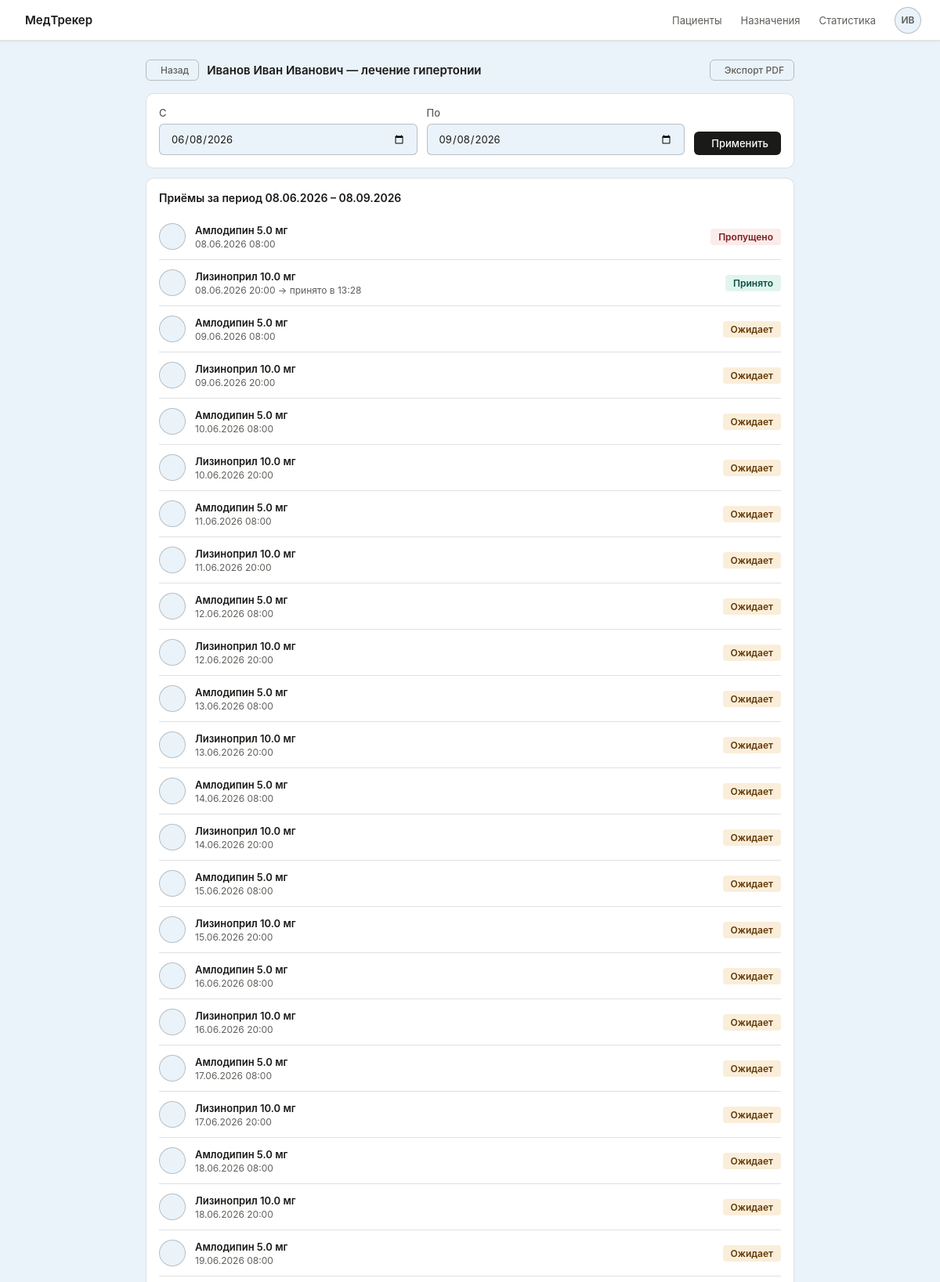
The app's page /doctor/courses/2/history (signed in, upper part) with its own data.
### app/models/models.py (models this page shows, shortened)
class User(UserMixin, db.Model):
    __tablename__ = 'user'
    id = db.Column(db.Integer, primary_key=True, autoincrement=True)
    username = db.Column(db.String(50), nullable=False, unique=True)
    email = db.Column(db.String(100), nullable=False, unique=True)
    password_hash = db.Column(db.String(255), nullable=False)
    role = db.Column(db.String(10), nullable=False)
    full_name = db.Column(db.String(100), nullable=False)
    created_at = db.Column(db.DateTime, default=datetime.utcnow, nullable=False)
    assigned_courses = db.relationship(
        'Course',
        foreign_keys='Course.doctor_id',
        backref=db.backref('doctor', lazy='joined'),
        lazy='dynamic'
    )
    patient_courses = db.relationship(
        'Course',
        foreign_keys='Course.patient_id',
        backref=db.backref('patient', lazy='joined'),
        lazy='dynamic'
    )
    intake_logs = db.relationship('IntakeLog', backref='patient_user', lazy='dynamic')
    def is_doctor(self):
        return self.role == 'doctor'
    def is_patient(self):
        return self.role == 'patient'

class Course(db.Model):
    __tablename__ = 'course'
    id = db.Column(db.Integer, primary_key=True, autoincrement=True)
    doctor_id = db.Column(
        db.Integer,
        db.ForeignKey('user.id', ondelete='SET NULL'),
        nullable=True
    )
    patient_id = db.Column(
        db.Integer,
        db.ForeignKey('user.id', ondelete='CASCADE'),
        nullable=False
    )
    title = db.Column(db.String(150), nullable=False)
    start_date = db.Column(db.Date, nullable=False)
    end_date = db.Column(db.Date, nullable=False)
    status = db.Column(db.String(20), nullable=False, default='active')
    goal = db.Column(db.Text, nullable=True)
    doctor_comment = db.Column(db.Text, nullable=True)
    created_at = db.Column(db.DateTime, default=datetime.utcnow, nullable=False)
    items = db.relationship(
        'CourseItem',
        backref='course',
        lazy='dynamic',
        cascade='all, delete-orphan'
    )

class IntakeLog(db.Model):
    __tablename__ = 'intake_log'
    id = db.Column(db.Integer, primary_key=True, autoincrement=True)
    course_item_id = db.Column(
        db.Integer,
        db.ForeignKey('course_item.id', ondelete='CASCADE'),
        nullable=False
    )
    patient_id = db.Column(
        db.Integer,
        db.ForeignKey('user.id'),
        nullable=False
    )
    scheduled_at = db.Column(db.DateTime, nullable=False)
    taken_at = db.Column(db.DateTime, nullable=True)
    status = db.Column(
        db.String(20),
        nullable=False,
        default='pending'
    )
    note = db.Column(db.Text, nullable=True)

class Medicine(db.Model):
    __tablename__ = 'medicine'
    id = db.Column(db.Integer, primary_key=True, autoincrement=True)
    name = db.Column(db.String(100), nullable=False)
    dosage_form = db.Column(db.String(50), nullable=True)
    description = db.Column(db.Text, nullable=True)
    course_items = db.relationship('CourseItem', backref='medicine', lazy='dynamic')

class CourseItem(db.Model):
    __tablename__ = 'course_item'
    id = db.Column(db.Integer, primary_key=True, autoincrement=True)
    course_id = db.Column(
        db.Integer,
        db.ForeignKey('course.id', ondelete='CASCADE'),
        nullable=False
    )
    medicine_id = db.Column(
        db.Integer,
        db.ForeignKey('medicine.id'),
        nullable=False
    )
    dosage = db.Column(db.Float, nullable=False)
    unit = db.Column(db.String(20), nullable=False)
    schedule_times = db.Column(db.Text, nullable=False)
    days_of_week = db.Column(db.Text, nullable=False)
    intake_logs = db.relationship(
        'IntakeLog',
        backref='course_item',
        lazy='dynamic',
        cascade='all, delete-orphan'
    )
    prescription_photo = db.relationship(
        'PrescriptionPhoto',
        backref='course_item',
        uselist=False,
        cascade='all, delete-orphan'
    )

### app/routes/doctor.py (the view)
@doctor_bp.route('/courses/<int:course_id>/history')
@login_required
@doctor_required
def course_history(course_id):
    course = Course.query.get_or_404(course_id)
    if course.doctor_id != current_user.id:
        abort(403)
    date_from_str = request.args.get('date_from', course.start_date.isoformat())
    date_to_str = request.args.get('date_to', date.today().isoformat())
    try:
        date_from = date.fromisoformat(date_from_str)
        date_to = date.fromisoformat(date_to_str)
    except ValueError:
        date_from = course.start_date
        date_to = date.today()
    logs = (IntakeLog.query
            .join(CourseItem)
            .filter(
                CourseItem.course_id == course_id,
                IntakeLog.scheduled_at >= datetime.combine(date_from, datetime.min.time()),
                IntakeLog.scheduled_at <= datetime.combine(date_to, datetime.max.time())
            )
            .order_by(IntakeLog.scheduled_at)
            .all())
    return render_template('doctor/course_history.html',
                           course=course,
                           logs=logs,
                           date_from=date_from,
                           date_to=date_to)

### app/routes/doctor.py (called while the page is built)
def doctor_required(f):
    from functools import wraps
    @wraps(f)
    def decorated(*args, **kwargs):
        if not current_user.is_authenticated or not current_user.is_doctor():
            abort(403)
        return f(*args, **kwargs)
    return decorated

### app/templates/doctor/course_history.html (shortened to what this page needs)
{% extends "shared/base.html" %}
{% block content %}
<div class="page-wrapper">
  <div style="display:flex;align-items:center;justify-content:space-between;margin-bottom:16px">
    <div style="display:flex;align-items:center;gap:10px">
      <a href="{{ url_for('doctor.patient_card', patient_id=course.patient_id) }}"
         class="btn btn-secondary btn-sm"> Назад</a>
      <span style="font-size:15px;font-weight:600">
        {{ course.patient.full_name }} — {{ course.title }}
      </span>
    </div>
    <div style="display:flex;gap:8px">
      <a href="{{ url_for('doctor.export_pdf', course_id=course.id) }}"
         class="btn btn-secondary btn-sm"> Экспорт PDF</a>
    </div>
  </div>
  <div class="card">
    <form method="GET" style="display:flex;gap:12px;align-items:flex-end">
      <div class="form-group" style="margin:0;flex:1">
        <label class="form-label">С</label>
        <input class="form-control" type="date" name="date_from"
               value="{{ date_from.isoformat() }}">
      </div>
      <div class="form-group" style="margin:0;flex:1">
        <label class="form-label">По</label>
        <input class="form-control" type="date" name="date_to"
               value="{{ date_to.isoformat() }}">
      </div>
      <button type="submit" class="btn btn-primary">
         Применить
      </button>
    </form>
  </div>
  <div class="card">
    <div class="card-title">
      Приёмы за период {{ date_from.strftime('%d.%m.%Y') }} – {{ date_to.strftime('%d.%m.%Y') }}
    </div>
    {% if logs %}
      {% for log in logs %}
      <div class="list-row">
        <div class="list-row-left">
          <div class="icon-circle"></div>
          <div>
            <div class="row-title">
              {{ log.course_item.medicine.name }} {{ log.course_item.dosage }} {{ log.course_item.unit }}
            </div>
            <div class="row-sub">
              {{ log.scheduled_at.strftime('%d.%m.%Y %H:%M') }}
              {% if log.taken_at %} → принято в {{ log.taken_at.strftime('%H:%M') }}{% endif %}
            </div>
          </div>
        </div>
        <div class="list-row-right">
          {% if log.status == 'taken' %}
            <span class="tag tag-ok">Принято</span>
          {% elif log.status in ('missed', 'skipped') %}
            <span class="tag tag-bad">Пропущено</span>
          {% else %}
            <span class="tag tag-warn">Ожидает</span>
          {% endif %}
        </div>
      </div>
      {% endfor %}
    {% else %}
      <div class="empty-state">
        <i class="ti ti-calendar"></i>
        <p>Нет записей за выбранный период</p>
      </div>
    {% endif %}
  </div>
</div>
{% endblock %}

### app/templates/shared/base.html (shortened to what this page needs)
<!DOCTYPE html>
<html lang="ru">
<head>
<link rel="stylesheet" href="https://cdn.jsdelivr.net/npm/@tabler/icons-webfont@2.44.0/tabler-icons.min.css">
<link rel="stylesheet" href="{{ url_for('static', filename='css/main.css') }}">
</head>
<body>
{% if current_user.is_authenticated %}
<nav class="navbar">
  <a class="navbar-brand" href="{{ url_for('auth.index') }}">
    МедТрекер
  </a>
  <div class="navbar-nav">
    {% if current_user.is_patient() %}
      <a class="nav-link {% if request.blueprint == 'patient' and 'dashboard' in request.endpoint %}active{% endif %}"
         href="{{ url_for('patient.dashboard') }}">Мои курсы</a>
      <a class="nav-link {% if 'diary' in request.endpoint %}active{% endif %}"
         href="{{ url_for('patient.diary') }}">Дневник</a>
      <a class="nav-link {% if 'statistics' in request.endpoint %}active{% endif %}"
         href="{{ url_for('patient.statistics') }}">Статистика</a>
    {% else %}
      <a class="nav-link {% if 'dashboard' in request.endpoint %}active{% endif %}"
         href="{{ url_for('doctor.dashboard') }}">Пациенты</a>
      <a class="nav-link {% if 'assign' in request.endpoint %}active{% endif %}"
         href="{{ url_for('doctor.assign_course') }}">Назначения</a>
      <a class="nav-link {% if 'statistics' in request.endpoint %}active{% endif %}"
         href="{{ url_for('doctor.statistics') }}">Статистика</a>
    {% endif %}
    <div style="position:relative">
      <a class="avatar-btn" href="{{ url_for('auth.logout') }}" title="Выйти из системы">
        {{ current_user.full_name[:2].upper() }}
      </a>
    </div>
  </div>
</nav>
{% endif %}
<div id="pageContent">
{% block content %}{% endblock %}
</div>
</body>
</html>

### app/static/css/main.css (style rules this page uses)
:root { --color-bg-primary: #ffffff; --color-bg-secondary: #eaf3f9; --color-bg-tertiary: #eeede9; --color-text-primary: #1a1a18; --color-text-secondary:#5f5e5a; --color-text-tertiary: #9c9a92; --color-border-light: rgba(0,0,0,0.12); --color-border-mid: rgba(0,0,0,0.22); --color-border-strong: rgba(0,0,0,0.35); --color-ok-bg: #E1F5EE; --color-ok-text: #085041; --color-warn-bg: #FAEEDA; --color-warn-text:#633806; --color-bad-bg: #FCEBEB; --color-bad-text: #791F1F; --color-info-bg: #EEF2FF; --color-info-text:#3730A3; --color-info-border:#C7D2FE; --radius-sm: 6px; --radius-md: 8px; --radius-lg: 10px; --shadow-sm: 0 1px 3px rgba(0,0,0,0.07); }
*, *::before, *::after { box-sizing: border-box; margin: 0; padding: 0; }
body { font-family: -apple-system, BlinkMacSystemFont, 'Segoe UI', Roboto, sans-serif; background: var(--color-bg-secondary); color: var(--color-text-primary); font-size: 14px; min-height: 100vh; }
a { color: inherit; text-decoration: none; }
button { cursor: pointer; font-family: inherit; }
.navbar { background: var(--color-bg-primary); border-bottom: 0.5px solid var(--color-border-light); padding: 0 24px; height: 52px; display: flex; align-items: center; justify-content: space-between; position: sticky; top: 0; z-index: 100; box-shadow: var(--shadow-sm); }
.navbar-brand { display: flex; align-items: center; gap: 8px; font-size: 15px; font-weight: 600; color: var(--color-text-primary); }
.navbar-nav { display: flex; align-items: center; gap: 24px; }
.nav-link { font-size: 13px; color: var(--color-text-secondary); transition: color .15s; }
.avatar-btn { width: 34px; height: 34px; border-radius: 50%; background: var(--color-bg-secondary); border: 0.5px solid var(--color-border-mid); display: flex; align-items: center; justify-content: center; font-size: 12px; font-weight: 600; color: var(--color-text-secondary); cursor: pointer; position: relative; }
.page-wrapper { max-width: 860px; margin: 0 auto; padding: 24px 16px 48px; }
.card { background: var(--color-bg-primary); border: 0.5px solid var(--color-border-light); border-radius: var(--radius-lg); padding: 16px; margin-bottom: 12px; }
.card-title { font-size: 14px; font-weight: 600; color: var(--color-text-primary); margin-bottom: 12px; }
.list-row { display: flex; align-items: center; justify-content: space-between; padding: 12px 0; border-bottom: 0.5px solid var(--color-border-light); gap: 10px; }
.list-row-left { display: flex; align-items: center; gap: 12px; flex: 1; min-width: 0; }
.list-row-right { display: flex; align-items: center; gap: 8px; flex-shrink: 0; }
.row-title { font-size: 13px; font-weight: 600; }
.row-sub { font-size: 12px; color: var(--color-text-secondary); margin-top: 2px; }
.icon-circle { width: 34px; height: 34px; border-radius: 50%; background: var(--color-bg-secondary); border: 0.5px solid var(--color-border-mid); display: flex; align-items: center; justify-content: center; flex-shrink: 0; font-size: 12px; font-weight: 600; color: var(--color-text-secondary); }
.tag { display: inline-flex; align-items: center; border-radius: 4px; padding: 3px 10px; font-size: 12px; font-weight: 600; white-space: nowrap; }
.tag-ok { background: var(--color-ok-bg); color: var(--color-ok-text); }
.tag-warn { background: var(--color-warn-bg); color: var(--color-warn-text); }
.tag-bad { background: var(--color-bad-bg); color: var(--color-bad-text); }
.btn { display: inline-flex; align-items: center; gap: 6px; border-radius: var(--radius-sm); font-size: 13px; font-weight: 500; padding: 7px 16px; cursor: pointer; white-space: nowrap; transition: opacity .15s; border: none; }
.btn-primary { background: var(--color-text-primary); color: var(--color-bg-primary); }
.btn-secondary { background: transparent; color: var(--color-text-secondary); border: 0.5px solid var(--color-border-mid) !important; }
.btn-sm { padding: 5px 12px; font-size: 12px; }
.form-group { margin-bottom: 14px; }
.form-label { display: block; font-size: 13px; font-weight: 500; color: var(--color-text-secondary); margin-bottom: 6px; }
.form-control { width: 100%; background: var(--color-bg-secondary); border: 0.5px solid var(--color-border-mid); border-radius: var(--radius-sm); padding: 10px 14px; font-size: 13px; color: var(--color-text-primary); font-family: inherit; transition: border-color .15s; outline: none; }
.form-control::placeholder { color: var(--color-text-tertiary); }

### records on screen
User: full_name "ИВ"
User: patient.full_name "Иванов Иван Иванович"
Course: title "лечение гипертонии"
IntakeLog: course_item.medicine.name "Амлодипин", course_item.dosage "5.0", course_item.unit "мг", scheduled_at "08.06.2026 08:00", status "Пропущено"
IntakeLog: course_item.medicine.name "Лизиноприл", course_item.dosage "10.0", course_item.unit "мг", scheduled_at "08.06.2026 20:00", taken_at "13:28", status "Принято"
IntakeLog: course_item.medicine.name "Амлодипин", course_item.dosage "5.0", course_item.unit "мг", scheduled_at "09.06.2026 08:00", status "Ожидает"
IntakeLog: course_item.medicine.name "Лизиноприл", course_item.dosage "10.0", course_item.unit "мг", scheduled_at "09.06.2026 20:00", status "Ожидает"
IntakeLog: course_item.medicine.name "Амлодипин", course_item.dosage "5.0", course_item.unit "мг", scheduled_at "10.06.2026 08:00", status "Ожидает"
IntakeLog: course_item.medicine.name "Лизиноприл", course_item.dosage "10.0", course_item.unit "мг", scheduled_at "10.06.2026 20:00", status "Ожидает"
IntakeLog: course_item.medicine.name "Амлодипин", course_item.dosage "5.0", course_item.unit "мг", scheduled_at "11.06.2026 08:00", status "Ожидает"
IntakeLog: course_item.medicine.name "Лизиноприл", course_item.dosage "10.0", course_item.unit "мг", scheduled_at "11.06.2026 20:00", status "Ожидает"
IntakeLog: course_item.medicine.name "Амлодипин", course_item.dosage "5.0", course_item.unit "мг", scheduled_at "12.06.2026 08:00", status "Ожидает"
IntakeLog: course_item.medicine.name "Лизиноприл", course_item.dosage "10.0", course_item.unit "мг", scheduled_at "12.06.2026 20:00", status "Ожидает"
IntakeLog: course_item.medicine.name "Амлодипин", course_item.dosage "5.0", course_item.unit "мг", scheduled_at "13.06.2026 08:00", status "Ожидает"
IntakeLog: course_item.medicine.name "Лизиноприл", course_item.dosage "10.0", course_item.unit "мг", scheduled_at "13.06.2026 20:00", status "Ожидает"
IntakeLog: course_item.medicine.name "Амлодипин", course_item.dosage "5.0", course_item.unit "мг", scheduled_at "14.06.2026 08:00", status "Ожидает"
IntakeLog: course_item.medicine.name "Лизиноприл", course_item.dosage "10.0", course_item.unit "мг", scheduled_at "14.06.2026 20:00", status "Ожидает"
IntakeLog: course_item.medicine.name "Амлодипин", course_item.dosage "5.0", course_item.unit "мг", scheduled_at "15.06.2026 08:00", status "Ожидает"
IntakeLog: course_item.medicine.name "Лизиноприл", course_item.dosage "10.0", course_item.unit "мг", scheduled_at "15.06.2026 20:00", status "Ожидает"
IntakeLog: course_item.medicine.name "Амлодипин", course_item.dosage "5.0", course_item.unit "мг", scheduled_at "16.06.2026 08:00", status "Ожидает"
IntakeLog: course_item.medicine.name "Лизиноприл", course_item.dosage "10.0", course_item.unit "мг", scheduled_at "16.06.2026 20:00", status "Ожидает"
IntakeLog: course_item.medicine.name "Амлодипин", course_item.dosage "5.0", course_item.unit "мг", scheduled_at "17.06.2026 08:00", status "Ожидает"
IntakeLog: course_item.medicine.name "Лизиноприл", course_item.dosage "10.0", course_item.unit "мг", scheduled_at "17.06.2026 20:00", status "Ожидает"
IntakeLog: course_item.medicine.name "Амлодипин", course_item.dosage "5.0", course_item.unit "мг", scheduled_at "18.06.2026 08:00", status "Ожидает"
IntakeLog: course_item.medicine.name "Лизиноприл", course_item.dosage "10.0", course_item.unit "мг", scheduled_at "18.06.2026 20:00", status "Ожидает"
IntakeLog: course_item.medicine.name "Амлодипин", course_item.dosage "5.0", course_item.unit "мг", scheduled_at "19.06.2026 08:00", status "Ожидает"

### other values on screen
{{ date_from.strftime('%d.%m.%Y') }} "08.06.2026"
{{ date_to.strftime('%d.%m.%Y') }} "08.09.2026"
